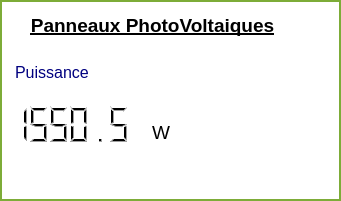
     <widget class="QWidget" name="SolarPanel" native="true">
      <property name="geometry">
       <rect>
        <x>10</x>
        <y>98</y>
        <width>341</width>
        <height>201</height>
       </rect>
      </property>
      <property name="styleSheet">
       <string notr="true">background-color: rgb(255, 255, 255);border:2px solid rgb(125, 172, 56);</string>
      </property>
      <widget class="QLabel" name="solarIMG">
       <property name="geometry">
        <rect>
         <x>220</x>
         <y>40</y>
         <width>91</width>
         <height>71</height>
        </rect>
       </property>
       <property name="styleSheet">
        <string notr="true">border:1px solid rgb(255, 255, 255);</string>
       </property>
       <property name="text">
        <string/>
       </property>
       <property name="pixmap">
        <pixmap>images/solar.png</pixmap>
       </property>
       <property name="scaledContents">
        <bool>true</bool>
       </property>
      </widget>
      <widget class="QLabel" name="label_2">
       <property name="geometry">
        <rect>
         <x>7</x>
         <y>10</y>
         <width>291</width>
         <height>31</height>
        </rect>
       </property>
       <property name="palette">
        <palette>
         <active>
          <colorrole role="WindowText">
           <brush brushstyle="SolidPattern">
            <color alpha="255">
             <red>0</red>
             <green>0</green>
             <blue>0</blue>
            </color>
           </brush>
          </colorrole>
          <colorrole role="Button">
           <brush brushstyle="SolidPattern">
            <color alpha="255">
             <red>255</red>
             <green>255</green>
             <blue>255</blue>
            </color>
           </brush>
          </colorrole>
          <colorrole role="Light">
           <brush brushstyle="SolidPattern">
            <color alpha="255">
             <red>255</red>
             <green>255</green>
             <blue>255</blue>
            </color>
           </brush>
          </colorrole>
          <colorrole role="Midlight">
           <brush brushstyle="SolidPattern">
            <color alpha="255">
             <red>255</red>
             <green>255</green>
             <blue>255</blue>
            </color>
           </brush>
          </colorrole>
          <colorrole role="Dark">
           <brush brushstyle="SolidPattern">
            <color alpha="255">
             <red>127</red>
             <green>127</green>
             <blue>127</blue>
            </color>
           </brush>
          </colorrole>
          <colorrole role="Mid">
           <brush brushstyle="SolidPattern">
            <color alpha="255">
             <red>170</red>
             <green>170</green>
             <blue>170</blue>
            </color>
           </brush>
          </colorrole>
          <colorrole role="Text">
           <brush brushstyle="SolidPattern">
            <color alpha="255">
             <red>0</red>
             <green>0</green>
             <blue>0</blue>
            </color>
           </brush>
          </colorrole>
          <colorrole role="BrightText">
           <brush brushstyle="SolidPattern">
            <color alpha="255">
             <red>255</red>
             <green>255</green>
             <blue>255</blue>
            </color>
           </brush>
          </colorrole>
          <colorrole role="ButtonText">
           <brush brushstyle="SolidPattern">
            <color alpha="255">
             <red>0</red>
             <green>0</green>
             <blue>0</blue>
            </color>
           </brush>
          </colorrole>
          <colorrole role="Base">
           <brush brushstyle="SolidPattern">
            <color alpha="255">
             <red>255</red>
             <green>255</green>
             <blue>255</blue>
            </color>
           </brush>
          </colorrole>
          <colorrole role="Window">
           <brush brushstyle="SolidPattern">
            <color alpha="255">
             <red>255</red>
             <green>255</green>
             <blue>255</blue>
            </color>
           </brush>
          </colorrole>
          <colorrole role="Shadow">
           <brush brushstyle="SolidPattern">
            <color alpha="255">
             <red>0</red>
             <green>0</green>
             <blue>0</blue>
            </color>
           </brush>
          </colorrole>
          <colorrole role="AlternateBase">
           <brush brushstyle="SolidPattern">
            <color alpha="255">
             <red>255</red>
             <green>255</green>
             <blue>255</blue>
            </color>
           </brush>
          </colorrole>
          <colorrole role="ToolTipBase">
           <brush brushstyle="SolidPattern">
            <color alpha="255">
             <red>255</red>
             <green>255</green>
             <blue>220</blue>
            </color>
           </brush>
          </colorrole>
          <colorrole role="ToolTipText">
           <brush brushstyle="SolidPattern">
            <color alpha="255">
             <red>0</red>
             <green>0</green>
             <blue>0</blue>
            </color>
           </brush>
          </colorrole>
         </active>
         <inactive>
          <colorrole role="WindowText">
           <brush brushstyle="SolidPattern">
            <color alpha="255">
             <red>0</red>
             <green>0</green>
             <blue>0</blue>
            </color>
           </brush>
          </colorrole>
          <colorrole role="Button">
           <brush brushstyle="SolidPattern">
            <color alpha="255">
             <red>255</red>
             <green>255</green>
             <blue>255</blue>
            </color>
           </brush>
          </colorrole>
          <colorrole role="Light">
           <brush brushstyle="SolidPattern">
            <color alpha="255">
             <red>255</red>
             <green>255</green>
             <blue>255</blue>
            </color>
           </brush>
          </colorrole>
          <colorrole role="Midlight">
           <brush brushstyle="SolidPattern">
            <color alpha="255">
             <red>255</red>
             <green>255</green>
             <blue>255</blue>
            </color>
           </brush>
          </colorrole>
          <colorrole role="Dark">
           <brush brushstyle="SolidPattern">
            <color alpha="255">
             <red>127</red>
             <green>127</green>
             <blue>127</blue>
            </color>
           </brush>
          </colorrole>
          <colorrole role="Mid">
           <brush brushstyle="SolidPattern">
            <color alpha="255">
             <red>170</red>
             <green>170</green>
             <blue>170</blue>
            </color>
           </brush>
          </colorrole>
          <colorrole role="Text">
           <brush brushstyle="SolidPattern">
            <color alpha="255">
             <red>0</red>
             <green>0</green>
             <blue>0</blue>
            </color>
           </brush>
          </colorrole>
          <colorrole role="BrightText">
           <brush brushstyle="SolidPattern">
            <color alpha="255">
             <red>255</red>
             <green>255</green>
             <blue>255</blue>
            </color>
           </brush>
          </colorrole>
          <colorrole role="ButtonText">
           <brush brushstyle="SolidPattern">
            <color alpha="255">
             <red>0</red>
             <green>0</green>
             <blue>0</blue>
            </color>
           </brush>
          </colorrole>
          <colorrole role="Base">
           <brush brushstyle="SolidPattern">
            <color alpha="255">
             <red>255</red>
             <green>255</green>
             <blue>255</blue>
            </color>
           </brush>
          </colorrole>
          <colorrole role="Window">
           <brush brushstyle="SolidPattern">
            <color alpha="255">
             <red>255</red>
             <green>255</green>
             <blue>255</blue>
            </color>
           </brush>
          </colorrole>
          <colorrole role="Shadow">
           <brush brushstyle="SolidPattern">
            <color alpha="255">
             <red>0</red>
             <green>0</green>
             <blue>0</blue>
            </color>
           </brush>
          </colorrole>
          <colorrole role="AlternateBase">
           <brush brushstyle="SolidPattern">
            <color alpha="255">
             <red>255</red>
             <green>255</green>
             <blue>255</blue>
            </color>
           </brush>
          </colorrole>
          <colorrole role="ToolTipBase">
           <brush brushstyle="SolidPattern">
            <color alpha="255">
             <red>255</red>
             <green>255</green>
             <blue>220</blue>
            </color>
           </brush>
          </colorrole>
          <colorrole role="ToolTipText">
           <brush brushstyle="SolidPattern">
            <color alpha="255">
             <red>0</red>
             <green>0</green>
             <blue>0</blue>
            </color>
           </brush>
          </colorrole>
         </inactive>
         <disabled>
          <colorrole role="WindowText">
           <brush brushstyle="SolidPattern">
            <color alpha="255">
             <red>0</red>
             <green>0</green>
             <blue>0</blue>
            </color>
           </brush>
          </colorrole>
          <colorrole role="Button">
           <brush brushstyle="SolidPattern">
            <color alpha="255">
             <red>255</red>
             <green>255</green>
             <blue>255</blue>
            </color>
           </brush>
          </colorrole>
          <colorrole role="Light">
           <brush brushstyle="SolidPattern">
            <color alpha="255">
             <red>255</red>
             <green>255</green>
             <blue>255</blue>
            </color>
           </brush>
          </colorrole>
          <colorrole role="Midlight">
           <brush brushstyle="SolidPattern">
            <color alpha="255">
             <red>255</red>
             <green>255</green>
             <blue>255</blue>
            </color>
           </brush>
          </colorrole>
          <colorrole role="Dark">
           <brush brushstyle="SolidPattern">
            <color alpha="255">
             <red>127</red>
             <green>127</green>
             <blue>127</blue>
            </color>
           </brush>
          </colorrole>
          <colorrole role="Mid">
           <brush brushstyle="SolidPattern">
            <color alpha="255">
             <red>170</red>
             <green>170</green>
             <blue>170</blue>
            </color>
           </brush>
          </colorrole>
          <colorrole role="Text">
           <brush brushstyle="SolidPattern">
            <color alpha="255">
             <red>0</red>
             <green>0</green>
             <blue>0</blue>
            </color>
           </brush>
          </colorrole>
          <colorrole role="BrightText">
           <brush brushstyle="SolidPattern">
            <color alpha="255">
             <red>255</red>
             <green>255</green>
             <blue>255</blue>
            </color>
           </brush>
          </colorrole>
          <colorrole role="ButtonText">
           <brush brushstyle="SolidPattern">
            <color alpha="255">
             <red>0</red>
             <green>0</green>
             <blue>0</blue>
            </color>
           </brush>
          </colorrole>
          <colorrole role="Base">
           <brush brushstyle="SolidPattern">
            <color alpha="255">
             <red>255</red>
             <green>255</green>
             <blue>255</blue>
            </color>
           </brush>
          </colorrole>
          <colorrole role="Window">
           <brush brushstyle="SolidPattern">
            <color alpha="255">
             <red>255</red>
             <green>255</green>
             <blue>255</blue>
            </color>
           </brush>
          </colorrole>
          <colorrole role="Shadow">
           <brush brushstyle="SolidPattern">
            <color alpha="255">
             <red>0</red>
             <green>0</green>
             <blue>0</blue>
            </color>
           </brush>
          </colorrole>
          <colorrole role="AlternateBase">
           <brush brushstyle="SolidPattern">
            <color alpha="255">
             <red>255</red>
             <green>255</green>
             <blue>255</blue>
            </color>
           </brush>
          </colorrole>
          <colorrole role="ToolTipBase">
           <brush brushstyle="SolidPattern">
            <color alpha="255">
             <red>255</red>
             <green>255</green>
             <blue>220</blue>
            </color>
           </brush>
          </colorrole>
          <colorrole role="ToolTipText">
           <brush brushstyle="SolidPattern">
            <color alpha="255">
             <red>0</red>
             <green>0</green>
             <blue>0</blue>
            </color>
           </brush>
          </colorrole>
         </disabled>
        </palette>
       </property>
       <property name="font">
        <font>
         <family>Arial</family>
         <pointsize>14</pointsize>
         <weight>75</weight>
         <bold>true</bold>
         <underline>true</underline>
        </font>
       </property>
       <property name="layoutDirection">
        <enum>Qt::LeftToRight</enum>
       </property>
       <property name="styleSheet">
        <string notr="true">color: rgb(0, 0, 0);
border:3px solid white;</string>
       </property>
       <property name="text">
        <string>Panneaux PhotoVoltaiques</string>
       </property>
       <property name="alignment">
        <set>Qt::AlignCenter</set>
       </property>
       <property name="margin">
        <number>-1</number>
       </property>
       <property name="indent">
        <number>-2</number>
       </property>
      </widget>
      <widget class="QLabel" name="label_7">
       <property name="geometry">
        <rect>
         <x>10</x>
         <y>60</y>
         <width>81</width>
         <height>25</height>
        </rect>
       </property>
       <property name="font">
        <font>
         <family>Arial</family>
         <pointsize>12</pointsize>
        </font>
       </property>
       <property name="styleSheet">
        <string notr="true">color:rgb(0, 0, 127);border:1px solid rgb(255, 255, 255);</string>
       </property>
       <property name="text">
        <string>Puissance</string>
       </property>
      </widget>
      <widget class="QLCDNumber" name="pvPower">
       <property name="geometry">
        <rect>
         <x>3</x>
         <y>104</y>
         <width>131</width>
         <height>41</height>
        </rect>
       </property>
       <property name="font">
        <font>
         <pointsize>10</pointsize>
         <weight>75</weight>
         <bold>true</bold>
        </font>
       </property>
       <property name="styleSheet">
        <string notr="true">color:rgb(0, 0, 0);border:1px solid rgb(255, 255, 255);</string>
       </property>
       <property name="digitCount">
        <number>6</number>
       </property>
       <property name="value" stdset="0">
        <double>1550.549999999999955</double>
       </property>
      </widget>
      <widget class="QLabel" name="label_8">
       <property name="geometry">
        <rect>
         <x>146</x>
         <y>122</y>
         <width>47</width>
         <height>21</height>
        </rect>
       </property>
       <property name="font">
        <font>
         <pointsize>14</pointsize>
        </font>
       </property>
       <property name="styleSheet">
        <string notr="true">color:rgb(0, 0, 0);border:1px solid rgb(255, 255, 255);</string>
       </property>
       <property name="text">
        <string>W</string>
       </property>
      </widget>
     </widget>
